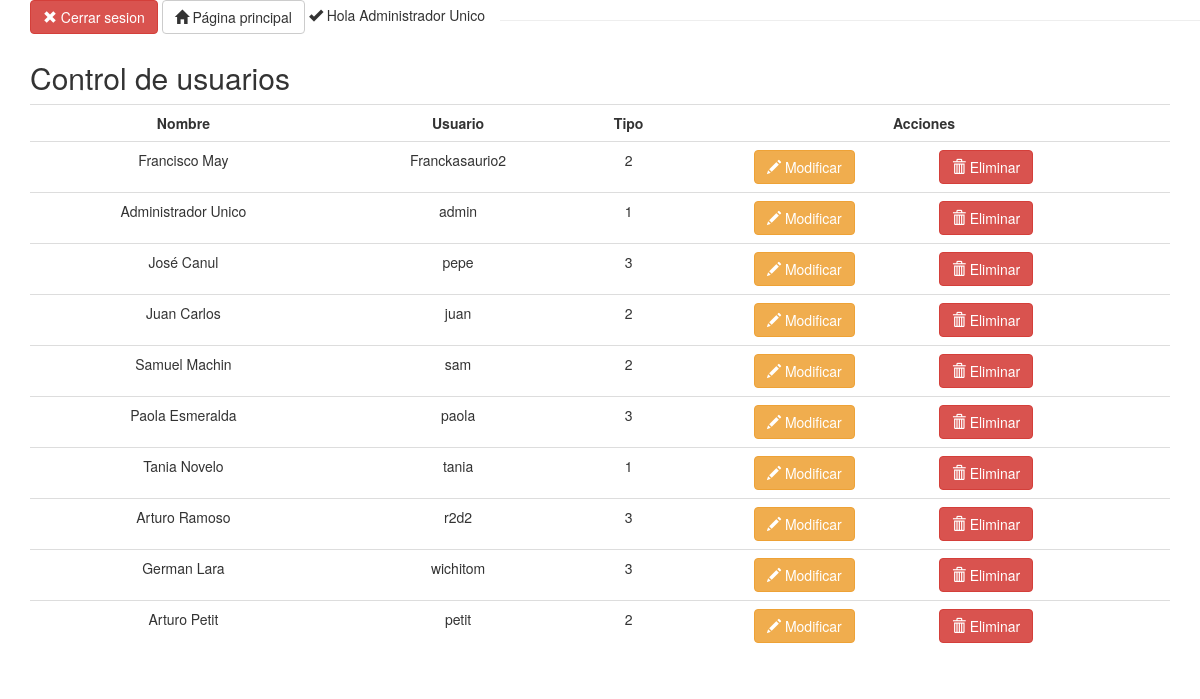
Page /cambiarusuario.php (signed in) on the committed database.
### tables this page shows
CREATE TABLE `usuarios` (
  `id` int(11) NOT NULL AUTO_INCREMENT,
  `nombre` varchar(45) DEFAULT NULL,
  `usuario` varchar(45) DEFAULT NULL,
  `password` varchar(45) DEFAULT NULL,
  `tipo` varchar(1) DEFAULT NULL,
  PRIMARY KEY (`id`),
  UNIQUE KEY `usuario_UNIQUE` (`usuario`)
);

### cambiarusuario.php (the view, shortened to what this page needs)
<!DOCTYPE HTML>
<?php
	if ($_SESSION['tipo']==1) {
		$conexion=@mysql_connect(SQL_HOST, SQL_USER, SQL_PWD);
		$sql="SELECT * FROM blog.usuarios;";
		$usuarios=mysql_query($sql, $conexion);
		if (isset($_SESSION['usuario'])) {
				echo "<div class='col-md-5'>";
					echo "<p align='right'>";
					echo "<a class='btn btn-danger' href='cerrarsesion.php'><span class='glyphicon glyphicon-remove'></span> Cerrar sesion</a> ";
					echo "<a class='btn btn-default' href='index.php'><span class=' glyphicon glyphicon-home'></span> Página principal</a> <label class='glyphicon glyphicon-ok'></label> Hola ".$_SESSION['nombre']."</p>";
				echo "</div>";
			echo "<hr>";
		}
		?>
		<html>
			<head>
			    <link href="css/bootstrap.min.css" rel="stylesheet">
			</head>
			<body>
				<div class="container">
					<h2>Control de usuarios</h2>
					<form action="cambiarusuario.php" method="GET"> <table width=50% class="table table-hover" align='center'>
						<tr align='center'>
							<td ><b>Nombre</b></td><td><b>Usuario</b></td><td><b>Tipo</b></td><td colspan=2><b>Acciones</b></td>
						</tr>
						<?php
							while ($usuario = @mysql_fetch_array($usuarios)){
								echo "<tr align='center'>";
									echo "<td>".$usuario['nombre']."</td>";
									echo "<td>".$usuario['usuario']."</td>";
									echo "<td align='center'>".$usuario['tipo']."</td>";
									echo "<td align='center'><a  class='btn btn-warning' href='registro.php?idusr=".$usuario['id']."'><span class='glyphicon glyphicon-pencil'></span> Modificar</a>";
									echo "<td align='left'><a class='btn btn-danger' href='cambiarusuario.php?idusr=".$usuario['id']."'><span class='glyphicon glyphicon-trash'></span> Eliminar</a></td></td>";
								echo "</tr>";
							}
						?>
					</form></table>
				</div>
			</body>
		</html>
		<?php
	}
	else
	{
		header("location:index.php");
	}
 ?>

### rows in the picture
usuarios: nombre "Francisco May", usuario "Franckasaurio2", tipo "2"
usuarios: nombre "Administrador Unico", usuario "admin", tipo "1"
usuarios: nombre "José Canul", usuario "pepe", tipo "3"
usuarios: nombre "Juan Carlos", usuario "juan", tipo "2"
usuarios: nombre "Samuel Machin", usuario "sam", tipo "2"
usuarios: nombre "Paola Esmeralda", usuario "paola", tipo "3"
usuarios: nombre "Tania Novelo", usuario "tania", tipo "1"
usuarios: nombre "Arturo Ramoso", usuario "r2d2", tipo "3"
usuarios: nombre "German Lara", usuario "wichitom", tipo "3"
usuarios: nombre "Arturo Petit", usuario "petit", tipo "2"

### other values in the picture
$_SESSION['nombre'] "Administrador Unico"
